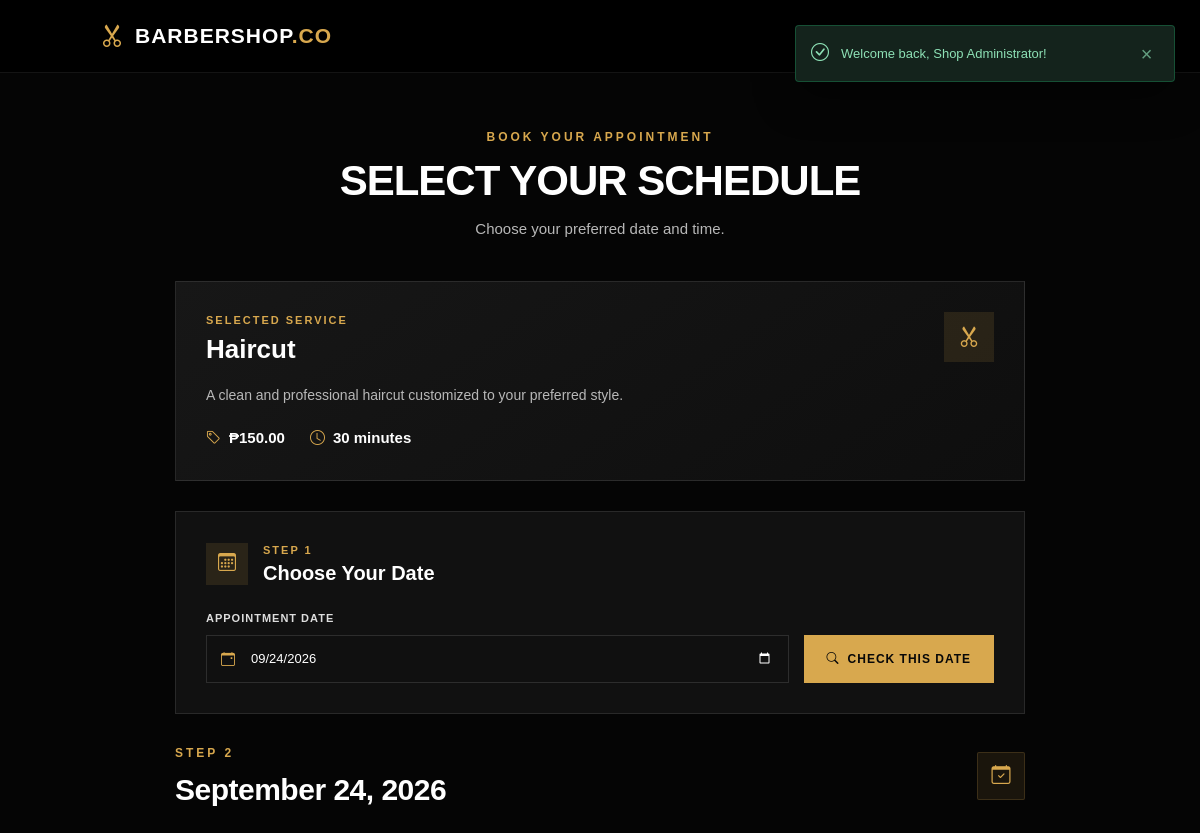
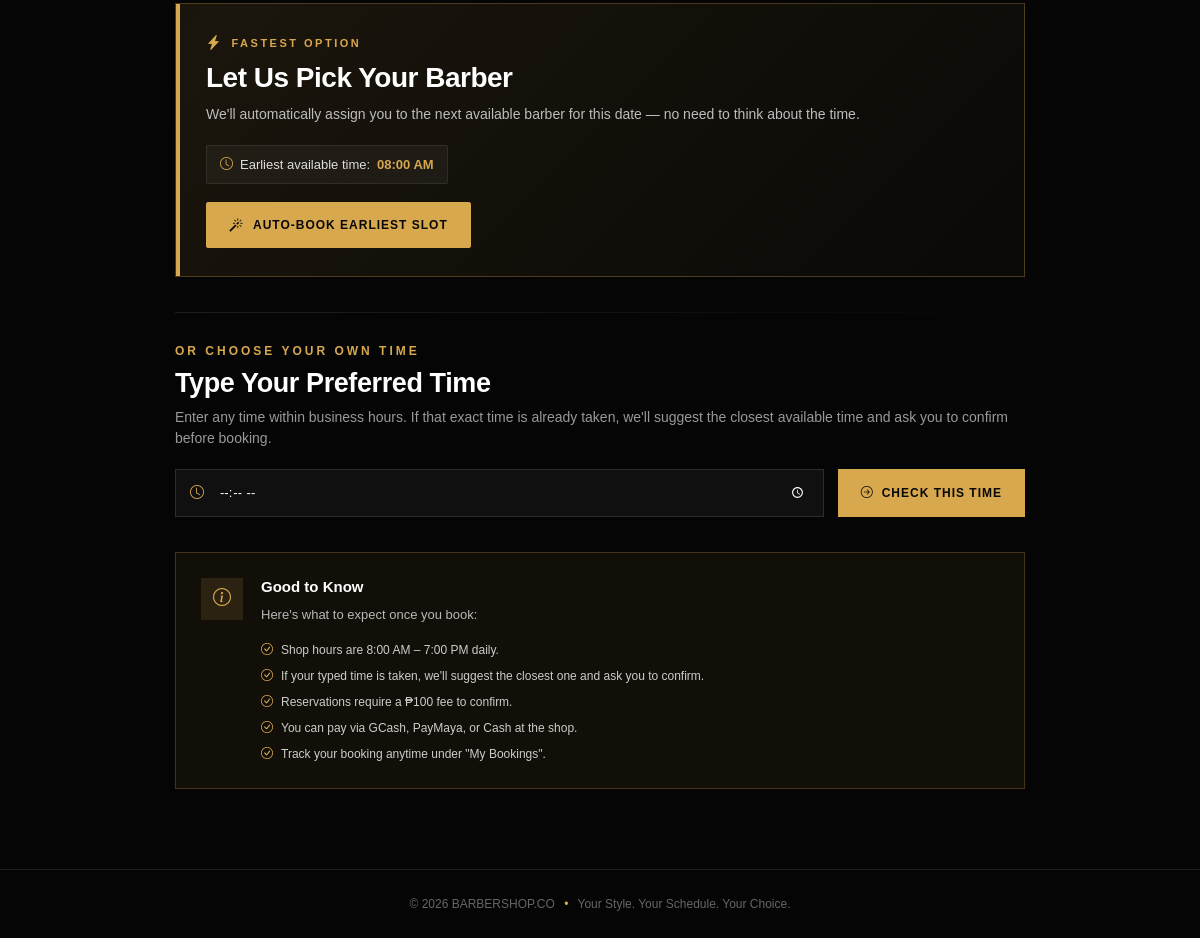
/pages/booking.php?service_id=1&appointment_date=2026-09-24 (signed in), run on the app's committed database (2 pictures, top to bottom).
### tables this page shows
CREATE TABLE services (
    service_id INT UNSIGNED AUTO_INCREMENT PRIMARY KEY,
    service_name VARCHAR(150) NOT NULL,
    service_description TEXT NULL,
    service_price DECIMAL(10,2) NOT NULL,
    estimated_duration_minutes INT UNSIGNED NOT NULL DEFAULT 30,
    service_image VARCHAR(255) NULL,
    service_status ENUM('Available', 'Unavailable') NOT NULL DEFAULT 'Available',
    created_at TIMESTAMP DEFAULT CURRENT_TIMESTAMP,
    updated_at TIMESTAMP DEFAULT CURRENT_TIMESTAMP ON UPDATE CURRENT_TIMESTAMP
);

CREATE TABLE barber_schedules (
    barber_schedule_id INT UNSIGNED AUTO_INCREMENT PRIMARY KEY,
    barber_id INT UNSIGNED NOT NULL,
    schedule_day ENUM(
        'Monday', 'Tuesday', 'Wednesday', 'Thursday',
        'Friday', 'Saturday', 'Sunday'
    ) NOT NULL,
    start_time TIME NOT NULL,
    end_time TIME NOT NULL,
    schedule_status ENUM('Available', 'Day Off') NOT NULL DEFAULT 'Available',
    created_at TIMESTAMP DEFAULT CURRENT_TIMESTAMP,
    updated_at TIMESTAMP DEFAULT CURRENT_TIMESTAMP ON UPDATE CURRENT_TIMESTAMP,

    CONSTRAINT foreign_key_barber_schedule_barber
        FOREIGN KEY (barber_id) REFERENCES barbers(barber_id)
        ON DELETE CASCADE ON UPDATE CASCADE,

    UNIQUE KEY unique_barber_schedule (barber_id, schedule_day, start_time, end_time)
);

### includes/booking_helpers.php (called while the page is built, shortened)
<?php
function getBookingAvailability(
    mysqli $databaseConnection,
    string $selectedDate,
    int $serviceDurationMinutes
): array {
    $currentDate = date("Y-m-d");
    $currentTime = date("H:i:s");
    $isToday = ($selectedDate === $currentDate);
    $businessStartTime = BUSINESS_OPENING_TIME;
    $businessEndTime = BUSINESS_CLOSING_TIME;
    $timeIntervalMinutes = BOOKING_TIME_INTERVAL_MINUTES;
    $businessStartDateTime = new DateTime($selectedDate . " " . $businessStartTime);
    $businessEndDateTime = new DateTime($selectedDate . " " . $businessEndTime);
    $isHoliday = false;
    $holidayQuery = "SELECT holiday_name FROM holidays WHERE holiday_date = ? LIMIT 1";
    $holidayStatement = mysqli_prepare($databaseConnection, $holidayQuery);
    mysqli_stmt_bind_param($holidayStatement, "s", $selectedDate);
    mysqli_stmt_execute($holidayStatement);
    $holidayResult = mysqli_stmt_get_result($holidayStatement);
    $bookingStatus = "no_schedule";
    $selectedDateObject = new DateTime($selectedDate);
    $selectedDay = $selectedDateObject->format("l");
    $barberSchedules = [];
    $scheduleQuery = "
        SELECT barber_id, schedule_day, start_time, end_time, schedule_status
        FROM barber_schedules
        WHERE schedule_day = ? AND schedule_status = 'Available'
        ORDER BY barber_id ASC
    ";
    $scheduleStatement = mysqli_prepare($databaseConnection, $scheduleQuery);
    mysqli_stmt_bind_param($scheduleStatement, "s", $selectedDay);
    mysqli_stmt_execute($scheduleStatement);
    $scheduleResult = mysqli_stmt_get_result($scheduleStatement);
    while ($barberSchedule = mysqli_fetch_assoc($scheduleResult)) {
        $barberSchedules[] = $barberSchedule;
    }
    $appointmentQuery = "
        SELECT barber_id, appointment_start_time, appointment_end_time
        FROM appointments
        WHERE appointment_date = ?
        AND appointment_status IN ('Pending', 'Confirmed', 'Waiting')
        AND barber_id IS NOT NULL
    ";
    $appointmentStatement = mysqli_prepare($databaseConnection, $appointmentQuery);
    mysqli_stmt_bind_param($appointmentStatement, "s", $selectedDate);
    mysqli_stmt_execute($appointmentStatement);
    $appointmentResult = mysqli_stmt_get_result($appointmentStatement);
    $existingAppointments = [];
    $availableTimeSlots = [];
    $bookingStatus = "fully_booked";
    foreach ($barberSchedules as $barberSchedule) {
        $scheduleStart = new DateTime($selectedDate . " " . $barberSchedule["start_time"]);
        $scheduleEnd = new DateTime($selectedDate . " " . $barberSchedule["end_time"]);
        $slotStart = clone $scheduleStart;
        while (true) {
            $slotEnd = clone $slotStart;
            $slotEnd->modify("+" . $serviceDurationMinutes . " minutes");
            if ($slotEnd > $businessEndDateTime) {
                break;
            }
            $barberIsAvailable = true;
            if ($barberIsAvailable) {
                $timeValue = $slotStart->format("H:i:s");
                $timeDisplay = $slotStart->format("h:i A");
                if (!isset($availableTimeSlots[$timeValue])) {
                    $availableTimeSlots[$timeValue] = $timeDisplay;
                }
                $bookingStatus = "available";
            }
            $slotStart->modify("+" . $timeIntervalMinutes . " minutes");
        }
    }
    ksort($availableTimeSlots);
    return [
        "status" => $bookingStatus,
        "holiday_name" => null,
        "slots" => $availableTimeSlots,
    ];
}
?>

### pages/booking.php (the view, shortened to what this page needs)
<?php
require_once __DIR__ . "/../db/database_connection.php";
require_once __DIR__ . "/../auth/authentication_message.php";
require_once __DIR__ . "/../includes/booking_helpers.php";
$selectedServiceId = isset($_GET["service_id"]) ? (int) $_GET["service_id"] : 0;
$selectedService = null;
if ($selectedServiceId > 0) {
    $serviceQuery = "
        SELECT service_id, service_name, service_description, service_price,
               estimated_duration_minutes, service_status
        FROM services
        WHERE service_id = ? AND service_status = 'Available'
        LIMIT 1
    ";
    $serviceStatement = mysqli_prepare($databaseConnection, $serviceQuery);
    mysqli_stmt_bind_param($serviceStatement, "i", $selectedServiceId);
    mysqli_stmt_execute($serviceStatement);
    $serviceResult = mysqli_stmt_get_result($serviceStatement);
    $selectedService = mysqli_fetch_assoc($serviceResult);
}
$serviceDurationMinutes = (int) $selectedService["estimated_duration_minutes"];
$currentDate = date("Y-m-d");
$selectedDate = $_GET["appointment_date"] ?? $currentDate;
$selectedDateObject = new DateTime($selectedDate);
$availability = getBookingAvailability($databaseConnection, $selectedDate, $serviceDurationMinutes);
$bookingStatus = $availability["status"];
$availableTimeSlots = $availability["slots"];
$earliestTimeValue = !empty($availableTimeSlots) ? array_key_first($availableTimeSlots) : null;
$earliestTimeDisplay = $earliestTimeValue ? $availableTimeSlots[$earliestTimeValue] : null;
?>
<!DOCTYPE html>
<html lang="en">
<head>
    <link href="https://cdn.jsdelivr.net/npm/bootstrap@5.3.3/dist/css/bootstrap.min.css" rel="stylesheet">
    <link rel="stylesheet" href="https://cdn.jsdelivr.net/npm/bootstrap-icons@1.11.3/font/bootstrap-icons.min.css">
    <link rel="stylesheet" href="../styles/style.css?v=9">
</head>
<body class="booking-page">
<div class="booking-page-wrapper">
    <nav class="booking-navigation">
        <div class="booking-navigation-container">
            <a href="../index.php" class="booking-logo">
                <span class="booking-logo-icon"><i class="bi bi-scissors"></i></span>
                <span>BARBERSHOP<span>.CO</span></span>
            </a>
            <a href="../index.php" class="booking-back-link">
            </a>
        </div>
    </nav>
    <main class="booking-main-container">
        <div class="container">
            <div class="authentication-message-container">
            </div>
            <div class="booking-header text-center">
                <span class="booking-label">BOOK YOUR APPOINTMENT</span>
                <h1>SELECT YOUR SCHEDULE</h1>
                <p>Choose your preferred date and time.</p>
            </div>
            <div class="booking-service-card">
                <div class="booking-service-top">
                    <div>
                        <span class="booking-card-label">SELECTED SERVICE</span>
                        <h2><?php echo htmlspecialchars($selectedService["service_name"]); ?></h2>
                    </div>
                    <div class="booking-service-icon"><i class="bi bi-scissors"></i></div>
                </div>
                <p class="booking-service-description">
                    <?php echo htmlspecialchars($selectedService["service_description"] ?? ""); ?>
                </p>
                <div class="booking-service-details">
                    <div class="booking-price">
                        <i class="bi bi-tag"></i>
                        &#8369;<?php echo number_format((float) $selectedService["service_price"], 2); ?>
                    </div>
                    <div class="booking-duration">
                        <i class="bi bi-clock"></i>
                        <?php echo $serviceDurationMinutes; ?> minutes
                    </div>
                </div>
            </div>
            <div class="booking-selection-card">
                <div class="booking-section-title">
                    <div class="booking-section-icon"><i class="bi bi-calendar3"></i></div>
                    <div>
                        <span>STEP 1</span>
                        <h3>Choose Your Date</h3>
                    </div>
                </div>
                <form method="GET" action="booking.php">
                    <div class="booking-date-row">
                        <div class="booking-date-field">
                            <label for="appointmentDate">APPOINTMENT DATE</label>
                            <div class="booking-input-wrapper">
                                <input
                                    type="date"
                                    id="appointmentDate"
                                    name="appointment_date"
                                    value="<?php echo htmlspecialchars($selectedDate); ?>"
                                    min="<?php echo $currentDate; ?>"
                                    required
                                >
                            </div>
                        </div>
                        <button type="submit" class="booking-check-button">
                            <i class="bi bi-search"></i>
                            CHECK THIS DATE
                        </button>
                    </div>
                </form>
            </div>
            <div class="booking-available-section">
                <div class="booking-available-heading">
                    <div>
                        <span class="booking-label">STEP 2</span>
                        <h2><?php echo $selectedDateObject->format("F d, Y"); ?></h2>
                    </div>
                    <div class="booking-calendar-icon"><i class="bi bi-calendar-check"></i></div>
                </div>
                <?php if ($bookingStatus === "available"): ?>
                    <div class="booking-auto-section">
                        <div class="booking-auto-label">
                            <i class="bi bi-lightning-charge-fill"></i>
                            FASTEST OPTION
                        </div>
                        <h3>Let Us Pick Your Barber</h3>
                        <p>
                            We'll automatically assign you to the next available
                            barber for this date &mdash; no need to think about the time.
                        </p>
                        <?php if ($earliestTimeDisplay): ?>
                            <div class="booking-auto-earliest">
                                <i class="bi bi-clock"></i>
                                Earliest available time:
                                <strong><?php echo htmlspecialchars($earliestTimeDisplay); ?></strong>
                            </div>
                        <?php endif; ?>
                        <form method="POST" action="../auth/save_booking.php">
                            <button type="submit" class="booking-auto-button">
                                <i class="bi bi-magic"></i>
                                AUTO-BOOK EARLIEST SLOT
                            </button>
                        </form>
                    </div>
                    <div class="booking-specific-section">
                        <div class="booking-specific-heading">
                            <span class="booking-label">OR CHOOSE YOUR OWN TIME</span>
                            <h3>Type Your Preferred Time</h3>
                            <p>
                                Enter any time within business hours. If that exact
                                time is already taken, we'll suggest the closest
                                available time and ask you to confirm before booking.
                            </p>
                        </div>
                        <form method="POST" action="confirm_booking.php" class="booking-preferred-time-form">
                            <div class="booking-preferred-time-row">
                                <div class="booking-input-wrapper">
                                    <input
                                        type="time"
                                        name="preferred_time"
                                        min="08:00"
                                        max="19:00"
                                        step="1800"
                                        required
                                    >
                                </div>
                                <button type="submit" class="booking-check-button">
                                    <i class="bi bi-arrow-right-circle"></i>
                                    CHECK THIS TIME
                                </button>
                            </div>
                        </form>
                    </div>
                <?php endif; ?>
            </div>
            <div class="booking-information-box">
                <div class="booking-information-icon"><i class="bi bi-info-circle"></i></div>
                <div>
                    <h4>Good to Know</h4>
                    <p>Here's what to expect once you book:</p>
                    <div class="booking-information-items">
                        <span><i class="bi bi-check-circle"></i> Shop hours are 8:00 AM &ndash; 7:00 PM daily.</span>
                        <span><i class="bi bi-check-circle"></i> If your typed time is taken, we'll suggest the closest one and ask you to confirm.</span>
                        <span><i class="bi bi-check-circle"></i> Reservations require a &#8369;100 fee to confirm.</span>
                        <span><i class="bi bi-check-circle"></i> You can pay via GCash, PayMaya, or Cash at the shop.</span>
                        <span><i class="bi bi-check-circle"></i> Track your booking anytime under "My Bookings".</span>
                    </div>
                </div>
            </div>
        </div>
    </main>
    <footer class="booking-footer">
        <p>
            &copy; <?php echo date("Y"); ?> BARBERSHOP.CO
            <span>&bull;</span>
            Your Style. Your Schedule. Your Choice.
        </p>
    </footer>
</div>
</body>
</html>

### data on the page
services: service_name "Haircut", service_description "A clean and professional haircut customized to your preferred style.", service_price "150.00", estimated_duration_minutes "30", estimated_duration_minutes.start_time "08:00 AM"

### other printed values
$messageText "Welcome back, Shop Administrator!"
